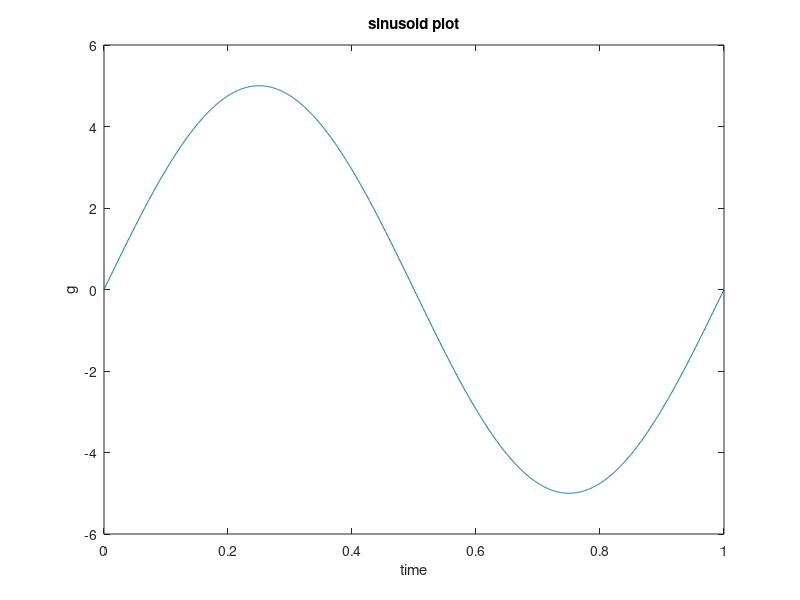
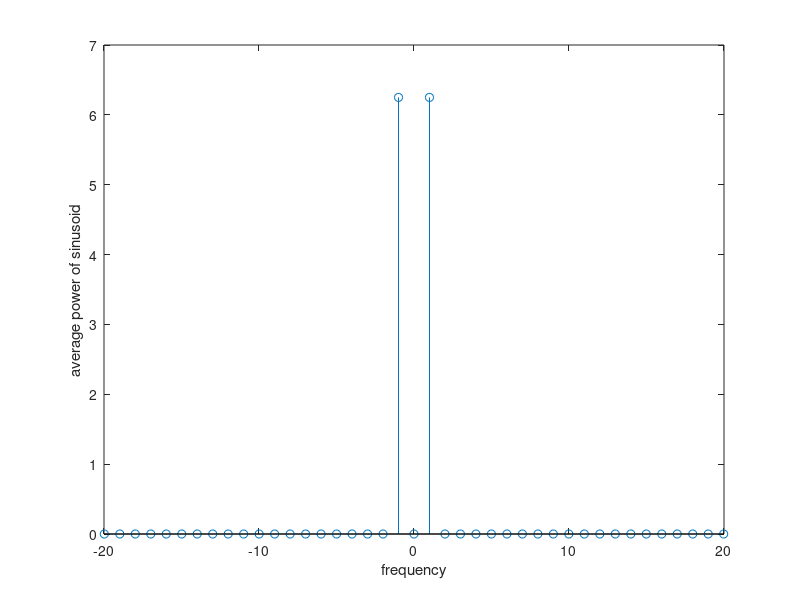

The MATLAB source for these figures, in order:
clc;
clear;

%% Task 1, part 1
Ts = 0.001;
t = 0:Ts:1;
g = 5*sin(2*pi*t);
N = length(g);
figure(1);
plot(t,g);       
ylabel('g');     
xlabel('time');     
title('sinusoid plot'); 

%% Task 1, part 2
Gf = fft(g);
Ps = (1/N)*sum(g.^2)
Pf = (Ts/N)*sum(Gf.^2)

%% Task 1, part 3
delta_f = 1/(N*Ts);          
k = -(N-1)/2:(N-1)/2;       
f = k*delta_f;
G = (Ts/N)*fftshift(abs(Gf).^2);
figure(2)
stem(f,G);      
ylabel('average power of sinusoid');  
xlabel('frequency');
xlim([-20 20]);